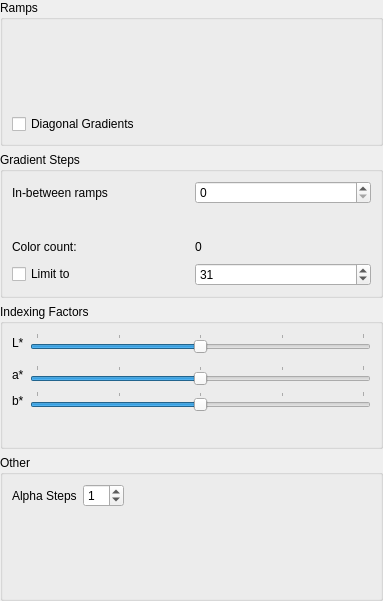
<?xml version="1.0" encoding="UTF-8"?>
<ui version="4.0">
 <class>KisWdgIndexColors</class>
 <widget class="QWidget" name="KisWdgIndexColors">
  <property name="geometry">
   <rect>
    <x>0</x>
    <y>0</y>
    <width>383</width>
    <height>601</height>
   </rect>
  </property>
  <layout class="QGridLayout" name="gridLayout">
   <property name="margin">
    <number>0</number>
   </property>
   <item row="0" column="0">
    <widget class="QGroupBox" name="groupBox">
     <property name="title">
      <string>Ramps</string>
     </property>
     <property name="flat">
      <bool>true</bool>
     </property>
     <layout class="QGridLayout" name="gridLayout_2">
      <item row="1" column="0">
       <widget class="QWidget" name="colorsBox" native="true">
        <property name="minimumSize">
         <size>
          <width>20</width>
          <height>20</height>
         </size>
        </property>
        <layout class="QGridLayout" name="layoutColors">
         <property name="sizeConstraint">
          <enum>QLayout::SetMinimumSize</enum>
         </property>
         <property name="horizontalSpacing">
          <number>6</number>
         </property>
         <property name="margin">
          <number>0</number>
         </property>
        </layout>
       </widget>
      </item>
      <item row="2" column="0">
       <widget class="QCheckBox" name="diagCheck">
        <property name="text">
         <string>Diagonal Gradients</string>
        </property>
       </widget>
      </item>
     </layout>
    </widget>
   </item>
   <item row="2" column="0">
    <widget class="QGroupBox" name="gradientStepsBox">
     <property name="title">
      <string>Gradient Steps</string>
     </property>
     <property name="flat">
      <bool>true</bool>
     </property>
     <layout class="QGridLayout" name="layoutGradientSteps">
      <item row="3" column="0">
       <widget class="QCheckBox" name="colorLimitCheck">
        <property name="text">
         <string>Limit to</string>
        </property>
       </widget>
      </item>
      <item row="3" column="1">
       <widget class="QSpinBox" name="colorLimit">
        <property name="enabled">
         <bool>true</bool>
        </property>
        <property name="minimum">
         <number>3</number>
        </property>
        <property name="maximum">
         <number>256</number>
        </property>
        <property name="value">
         <number>31</number>
        </property>
       </widget>
      </item>
      <item row="0" column="1">
       <widget class="QSpinBox" name="inbetweenSpinBox">
        <property name="minimum">
         <number>0</number>
        </property>
        <property name="maximum">
         <number>8</number>
        </property>
        <property name="value">
         <number>0</number>
        </property>
       </widget>
      </item>
      <item row="0" column="0">
       <widget class="QLabel" name="label">
        <property name="text">
         <string>In-between ramps</string>
        </property>
       </widget>
      </item>
      <item row="1" column="0" colspan="2">
       <widget class="QWidget" name="widget" native="true">
        <property name="minimumSize">
         <size>
          <width>80</width>
          <height>20</height>
         </size>
        </property>
        <layout class="QGridLayout" name="layoutRowSteps">
         <property name="sizeConstraint">
          <enum>QLayout::SetMinimumSize</enum>
         </property>
         <property name="margin">
          <number>0</number>
         </property>
        </layout>
       </widget>
      </item>
      <item row="2" column="0">
       <widget class="QLabel" name="label_3">
        <property name="text">
         <string>Color count:</string>
        </property>
       </widget>
      </item>
      <item row="2" column="1">
       <widget class="QLabel" name="colorCount">
        <property name="text">
         <string>0</string>
        </property>
       </widget>
      </item>
     </layout>
    </widget>
   </item>
   <item row="3" column="0">
    <widget class="QGroupBox" name="indexingBox">
     <property name="title">
      <string>Indexing Factors</string>
     </property>
     <property name="flat">
      <bool>true</bool>
     </property>
     <layout class="QFormLayout" name="formLayout_2">
      <item row="0" column="0">
       <widget class="QLabel" name="label_4">
        <property name="text">
         <string>L*</string>
        </property>
       </widget>
      </item>
      <item row="0" column="1">
       <widget class="QSlider" name="luminanceSlider">
        <property name="minimumSize">
         <size>
          <width>125</width>
          <height>0</height>
         </size>
        </property>
        <property name="minimum">
         <number>0</number>
        </property>
        <property name="maximum">
         <number>200</number>
        </property>
        <property name="value">
         <number>100</number>
        </property>
        <property name="orientation">
         <enum>Qt::Horizontal</enum>
        </property>
        <property name="tickPosition">
         <enum>QSlider::TicksAbove</enum>
        </property>
        <property name="tickInterval">
         <number>50</number>
        </property>
       </widget>
      </item>
      <item row="1" column="1">
       <spacer name="horizontalSpacer">
        <property name="orientation">
         <enum>Qt::Horizontal</enum>
        </property>
        <property name="sizeHint" stdset="0">
         <size>
          <width>0</width>
          <height>0</height>
         </size>
        </property>
       </spacer>
      </item>
      <item row="2" column="0">
       <widget class="QLabel" name="label_5">
        <property name="text">
         <string>a*</string>
        </property>
       </widget>
      </item>
      <item row="2" column="1">
       <widget class="QSlider" name="aSlider">
        <property name="minimumSize">
         <size>
          <width>125</width>
          <height>0</height>
         </size>
        </property>
        <property name="maximum">
         <number>200</number>
        </property>
        <property name="value">
         <number>100</number>
        </property>
        <property name="orientation">
         <enum>Qt::Horizontal</enum>
        </property>
        <property name="tickPosition">
         <enum>QSlider::TicksAbove</enum>
        </property>
        <property name="tickInterval">
         <number>50</number>
        </property>
       </widget>
      </item>
      <item row="3" column="0">
       <widget class="QLabel" name="label_6">
        <property name="text">
         <string>b*</string>
        </property>
       </widget>
      </item>
      <item row="3" column="1">
       <widget class="QSlider" name="bSlider">
        <property name="minimumSize">
         <size>
          <width>125</width>
          <height>0</height>
         </size>
        </property>
        <property name="maximum">
         <number>200</number>
        </property>
        <property name="value">
         <number>100</number>
        </property>
        <property name="orientation">
         <enum>Qt::Horizontal</enum>
        </property>
        <property name="tickPosition">
         <enum>QSlider::TicksAbove</enum>
        </property>
        <property name="tickInterval">
         <number>50</number>
        </property>
       </widget>
      </item>
     </layout>
    </widget>
   </item>
   <item row="4" column="0">
    <widget class="QGroupBox" name="otherBox">
     <property name="title">
      <string>Other</string>
     </property>
     <property name="flat">
      <bool>true</bool>
     </property>
     <layout class="QFormLayout" name="formLayout">
      <property name="fieldGrowthPolicy">
       <enum>QFormLayout::ExpandingFieldsGrow</enum>
      </property>
      <item row="0" column="0">
       <widget class="QLabel" name="label_2">
        <property name="text">
         <string>Alpha Steps</string>
        </property>
       </widget>
      </item>
      <item row="0" column="1">
       <widget class="QSpinBox" name="alphaStepsSpinBox">
        <property name="minimum">
         <number>0</number>
        </property>
        <property name="maximum">
         <number>32</number>
        </property>
        <property name="value">
         <number>1</number>
        </property>
       </widget>
      </item>
     </layout>
    </widget>
   </item>
  </layout>
 </widget>
 <resources/>
 <connections>
  <connection>
   <sender>colorLimitCheck</sender>
   <signal>toggled(bool)</signal>
   <receiver>colorLimit</receiver>
   <slot>setEnabled(bool)</slot>
   <hints>
    <hint type="sourcelabel">
     <x>79</x>
     <y>281</y>
    </hint>
    <hint type="destinationlabel">
     <x>158</x>
     <y>285</y>
    </hint>
   </hints>
  </connection>
 </connections>
</ui>
